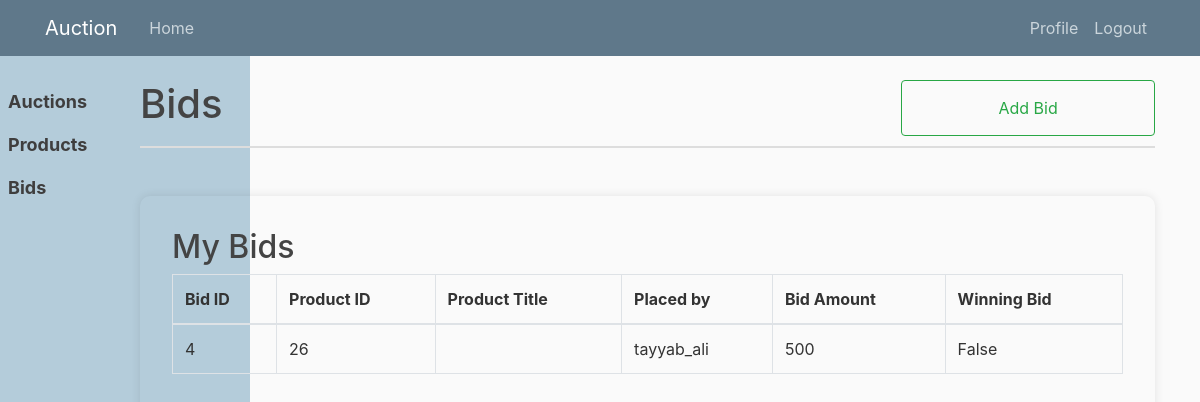
The app's page /bids/ (signed in), older data.
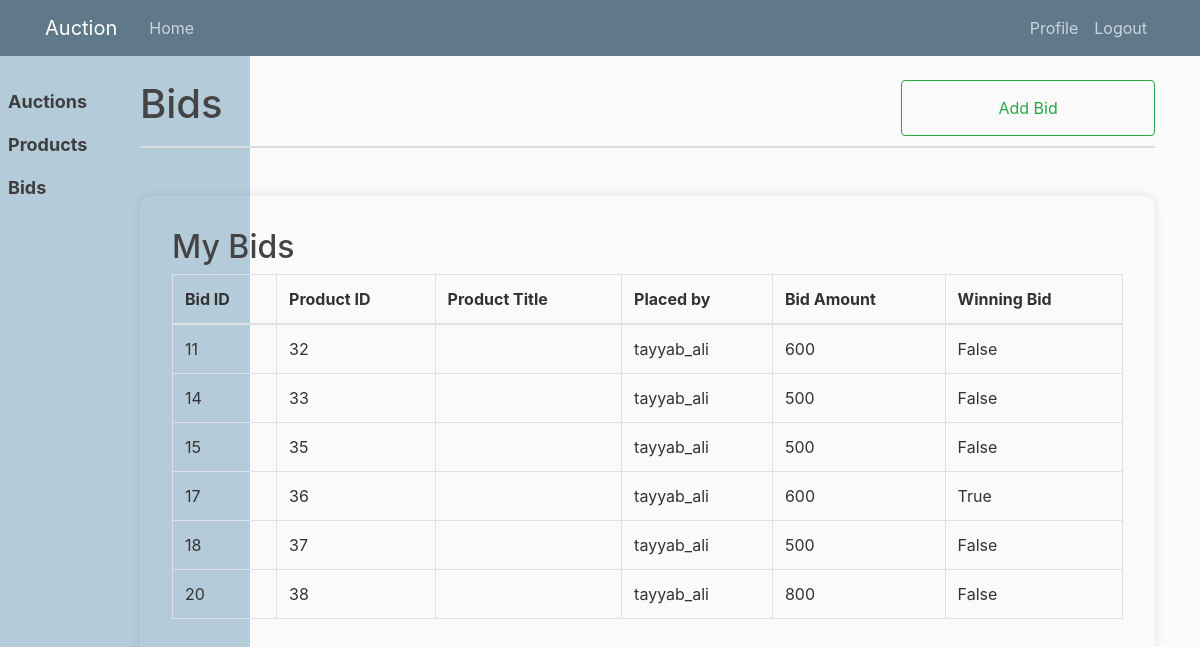
The same page, newer data.
### auction/models.py (models this page shows, shortened)
class Bid(DirtyFieldsMixin, TimeStampedModel, models.Model):
    amount = models.IntegerField()
    buyer = models.ForeignKey(Buyer, on_delete=models.CASCADE)
    product = models.ForeignKey(Product, on_delete=models.CASCADE)
    is_winning_bid = models.BooleanField(default=False)

class Product(DirtyFieldsMixin, TimeStampedModel, TitleDescriptionModel, models.Model):
    STATUS_CHOICES = (
        ('sold', 'SOLD'),
        ('live', 'LIVE'),
        ('inactive', 'INACTIVE'),
    )
    minimum_bid = models.IntegerField()
    seller = models.ForeignKey(Seller, on_delete=models.CASCADE)
    auction = models.ForeignKey(
        Auction, on_delete=models.CASCADE, null=True, blank=True)
    status = models.CharField(choices=STATUS_CHOICES, max_length=15)

### users/models.py (models this page shows)
class Buyer(TimeStampedModel, models.Model):
    user = models.OneToOneField(
        get_user_model(), on_delete=models.CASCADE)

class User(TimeStampedModel, AbstractUser):
    TYPE_CHOICES = (
        ('Buyer', 'Buyer'),
        ('Seller', 'Seller'),
        ('Admin', 'Admin'),
    )
    user_type = models.CharField(
        choices=TYPE_CHOICES, max_length=10, default='Buyer')
    email = models.EmailField(unique=True, blank=False)
    image = models.ImageField(
        upload_to='profile_images', default='profile_images/avatar.png')

### auction/views.py (the view)
# urls.py: path('bids/', views.BidListView.as_view(), name='bids-list'),
class BidListView(LoginRequiredMixin, View):
    def get(self, request, *args, **kwargs):
        if request.user.user_type == 'Seller':
            bids = Bid.objects.filter(product__seller__user=request.user)
        elif request.user.user_type == 'Buyer':
            bids = Bid.objects.filter(buyer=request.user.buyer)
        return render(request, 'auction/bid_list.html', {
            'bids': bids,
        })

### auction/templates/auction/bid_list.html (shortened to what this page needs)
{% extends "base.html" %}
{% block content %}
<div class="title-container">
  <h1>Bids</h1>
  {% if user.user_type == 'Buyer' %}
  <a class="btn btn-outline-success w-25 anchor-btn" href="{% url 'bid-create' %}">
    Add Bid
  </a>
  {% endif %}
</div>
<div class="container mt-5 table-cont">
  <h2>My Bids</h2>
  <table class="table table-bordered">
    <thead>
      <tr>
        <th>Bid ID</th>
        <th>Product ID</th>
        <th>Product Title</th>
        <th>Placed by</th>
        <th>Bid Amount</th>
        <th>Winning Bid</th>
      </tr>
    </thead>
    <tbody>
      {% for bid in bids %}
      <tr>
        <td>{{ bid.id }}</td>
        <td>{{ bid.product.id }}</td>
        <td>
        </td>
        <td>{{ bid.buyer.user.username }}</td>
        <td>{{ bid.amount }}</td>
        <td>{{ bid.is_winning_bid }}</td>
      </tr>
      {% endfor %}
    </tbody>
  </table>
</div>
{% endblock content %}

### templates/base.html (shortened to what this page needs)
{% load static %}
<!DOCTYPE html>
<html>
<head>
  <link rel="stylesheet" href="https://maxcdn.bootstrapcdn.com/bootstrap/4.0.0/css/bootstrap.min.css"
>
  <link rel="stylesheet" type="text/css" href="{% static 'css/main.css' %}">
</head>
<body>
  <header class="site-header">
    <nav class="navbar navbar-expand-md navbar-dark bg-steel fixed-top">
      <div class="container">
        <a class="navbar-brand mr-4" href="{% url 'auction-home' %}">Auction</a>
        <div class="collapse navbar-collapse" id="navbarToggle">
          <div class="navbar-nav mr-auto">
            <a class="nav-item nav-link" href="{% url 'auction-home' %}">Home</a>
          </div>
          <div class="navbar-nav">
            {% if user.is_authenticated %}
            <a class="nav-item nav-link" href="{% url 'profile' %}">Profile</a>
            <a class="nav-item nav-link" href="{% url 'logout' %}">Logout</a>
            {% else %}
            <a class="nav-item nav-link" href="{% url 'login' %}">Login</a>
            <a class="nav-item nav-link" href="{% url 'signup' %}">Register</a>
            {% endif %}
          </div>
        </div>
      </div>
    </nav>
  </header>
  <main role="main" class="container">
    <div class="row">
      {% if user.is_authenticated %}
      <div class="col-md-1">
        <div class="sidenav">
          <a href="{% url 'auctions-list' %}">
            Auctions
          </a>
          <a href="{% url 'products-list' %}">
            Products
          </a>
          <a href="{% url 'bids-list' %}">
            Bids
          </a>
        </div>
      </div>
      {% endif %}
      <div class="col-md-11">
        {% block content %}{% endblock %}
      </div>
    </div>
  </main>
</body>
</html>

### static/css/main.css (style rules this page uses)
body { background: #fafafa; color: #333333; margin-top: 5rem; }
h1, h2, h3, h4, h5, h6 { color: #444444; }
.bg-steel { background-color: #5f788a; }
.site-header .navbar-nav .nav-link { color: #cbd5db; }
.title-container { display: flex; justify-content: space-between; border-bottom: 2px solid #ddd; padding-bottom: 10px; }
.anchor-btn { display: flex; justify-content: center; align-items: center; }
.table-cont { border-radius: 10px; box-shadow: 0 0 10px rgba(0, 0, 0, 0.1); padding: 2rem; margin-top: 1rem; }
.sidenav { height: 100%; width: 250px; position: fixed; display: flex; flex-direction: column; align-items: center; top: 0; left: 0; background-color: #b4ccda; padding-top: 80px; }
.sidenav a { padding: 8px 8px 8px 8px; text-decoration: none; font-size: 18px; color: rgb(63, 62, 62); font-weight: bold; width: 100%; }

Row changes from the older to the newer data that the page shows:
removed Bid: id "4", product.id "26", buyer.user.username "tayyab_ali", amount "500", is_winning_bid "False"
added Bid: id "11", product.id "32", buyer.user.username "tayyab_ali", amount "600", is_winning_bid "False"
added Bid: id "14", product.id "33", buyer.user.username "tayyab_ali", amount "500", is_winning_bid "False"
added Bid: id "15", product.id "35", buyer.user.username "tayyab_ali", amount "500", is_winning_bid "False"
added Bid: id "17", product.id "36", buyer.user.username "tayyab_ali", amount "600", is_winning_bid "True"
added Bid: id "18", product.id "37", buyer.user.username "tayyab_ali", amount "500", is_winning_bid "False"
added Bid: id "20", product.id "38", buyer.user.username "tayyab_ali", amount "800", is_winning_bid "False"
